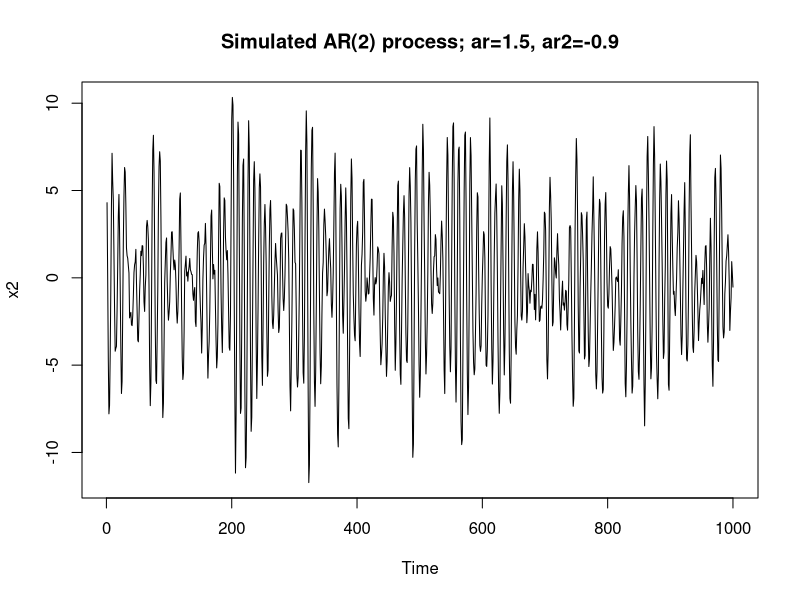
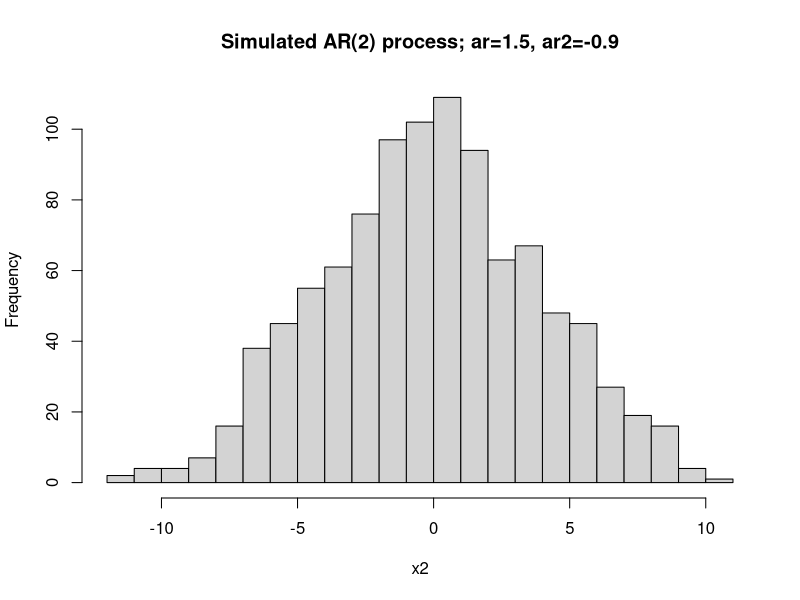
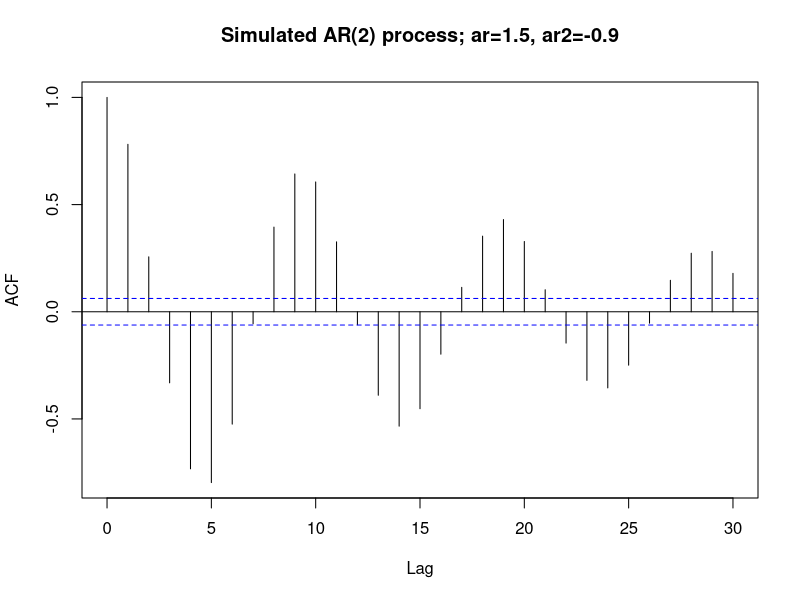
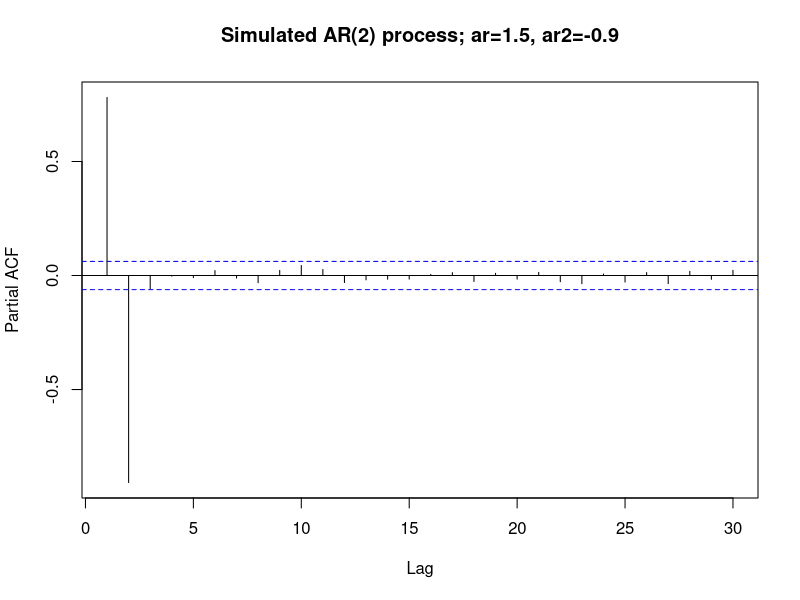
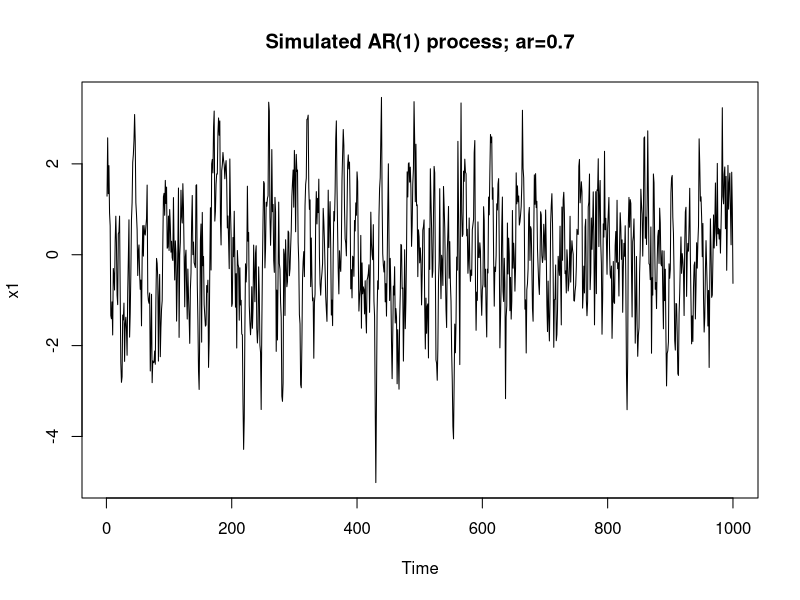
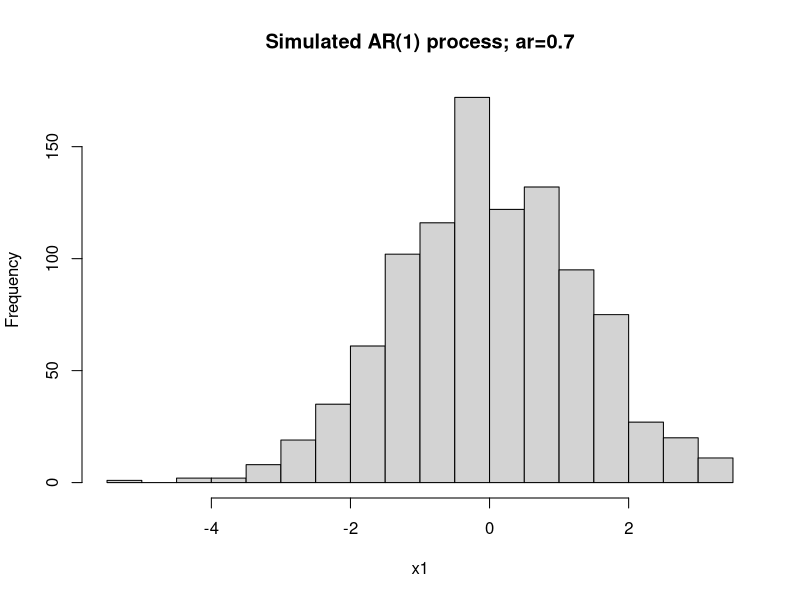
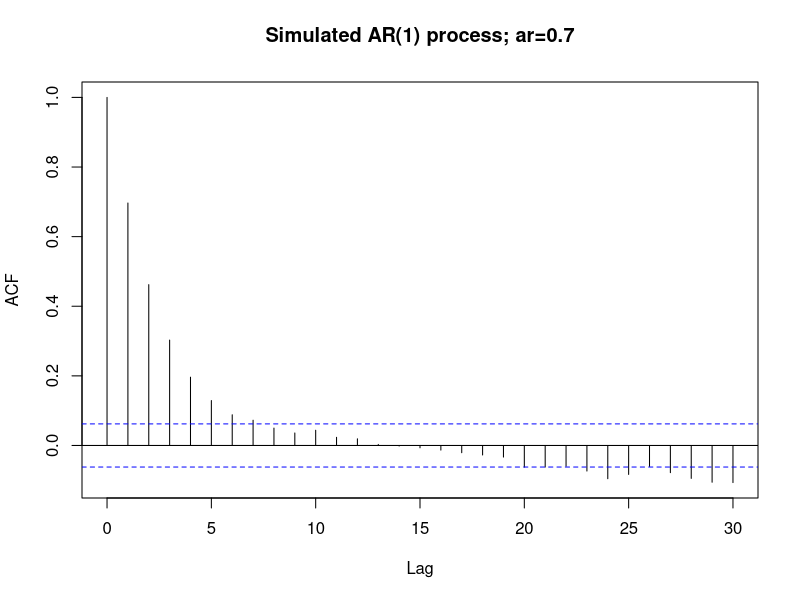
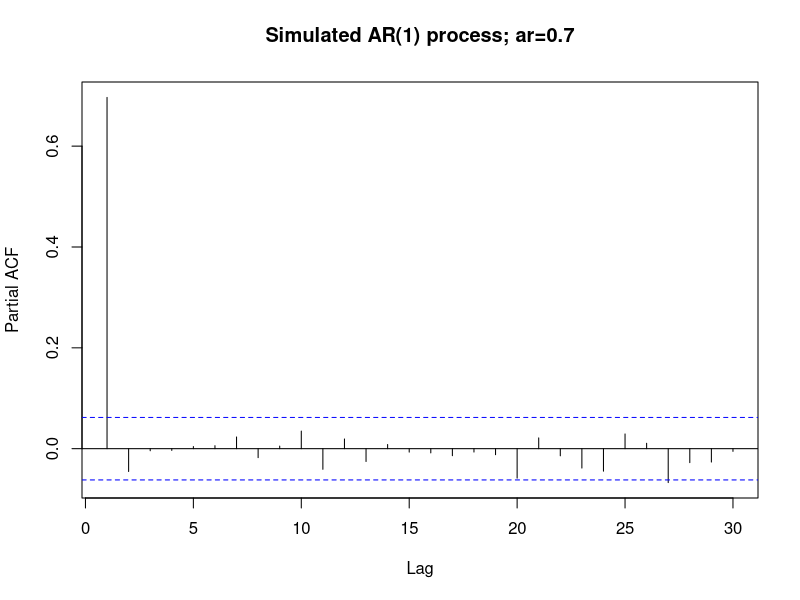

Reproduce these figures in R, in order.
## ---- chunk 1
knitr::opts_chunk$set(echo = TRUE)
options(digits=4, fig.height=3.5)
library(car)
library(dplyr)
## ---- chunk 2
(roots <- polyroot(c(1, -1.5, 0.9)))
abs(roots)

(inverse_roots <- 1/roots)
abs(inverse_roots)
## ---- chunk 3
x2 <- w <- rnorm(1000)  # not clear we need this line
x2 <- arima.sim(n=1000,list(ar=c(1.5, -0.9), ma=0))
str(x2)
summary(x2)

plot(x2, main='Simulated AR(2) process; ar=1.5, ar2=-0.9')
hist(x2, breaks=20, main='Simulated AR(2) process; ar=1.5, ar2=-0.9')
acf(x2, main='Simulated AR(2) process; ar=1.5, ar2=-0.9')
pacf(x2, main='Simulated AR(2) process; ar=1.5, ar2=-0.9')
## ---- chunk 4
(x2_ar <- ar(x2, method='mle'))
x2_ar$order  # order of lowest AIC model
x2_ar$ar  # parameter estimate
x2_ar_se <- sqrt(x2_ar$asy.var)  # calc std error from asymptotic variance
x2_ar$aic  # get the AIC for each order model
## ---- chunk 5
(x2_coef1_ci <- x2_ar$ar[1] + c(-1.96, 1.96) * x2_ar_se[1,1])
(x2_coef2_ci <- x2_ar$ar[2] + c(-1.96, 1.96) * x2_ar_se[2,2])
## ---- chunk 6
x1 <- w <- rnorm(1000)
x1 <- arima.sim(n=1000, list(ar=c(0.7), ma=0))
str(x1)
summary(x1)

plot(x1, main='Simulated AR(1) process; ar=0.7')
hist(x1, breaks=20, main='Simulated AR(1) process; ar=0.7')
acf(x1, main='Simulated AR(1) process; ar=0.7')
pacf(x1, main='Simulated AR(1) process; ar=0.7')
## ---- chunk 7
(x1_ar <- ar(x1, method='mle'))
x1_ar$order  # order of lowest AIC model
x1_ar$ar  # parameter estimate
(x1_ar_se <- sqrt(x1_ar$asy.var))  # calc std error from asymptotic variance
x1_ar$aic  # get the AIC for each order model
## ---- chunk 8
head(x1_ar$resid)   
hist(x1_ar$resid[-1], breaks=20, main='Residuals')  # [-1] tells it to drop the first NA point
qqnorm(x1_ar$resid[-1])  # [-1] tells it to drop the first NA point
## ---- chunk 9
head(x2_ar$resid)   
hist(x2_ar$resid[-c(1,2)], breaks=20, main='Residuals')  # [-1] tells it to drop the first NA point
qqnorm(x2_ar$resid[-c(1,2)])  # [-1] tells it to drop the first NA point
## ---- chunk 10
# Note that the `fit$resid` object is a time series, but appending `[-c(1,2)]`
# converts it to numeric, so we have to change it back.
x2_resid_ts <- ts(x2_ar$resid[-c(1:5)])
plot(x2_resid_ts, main='Residual Time Series')
acf(x2_resid_ts, main='ACF of Residuals')
pacf(x2_resid_ts, main='PACF of Residuals')
